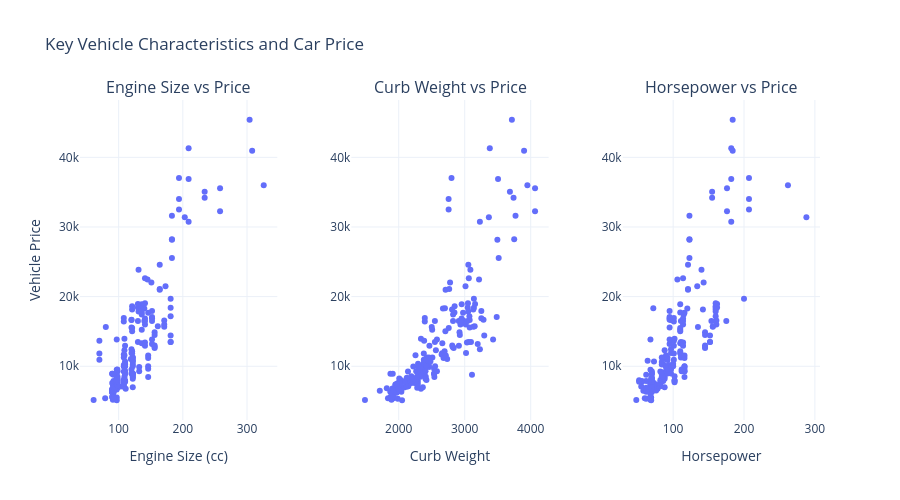

Notebook code for this chart:
### Markdown cell above
## Comparing Key Vehicle Characteristics with Price

The correlation analysis identified engine size, curb weight, and horsepower as numerical features with strong positive correlations with vehicle price.

Three interactive scatter plots are used to examine these relationships side by side. This comparison helps reveal overall patterns, variation between vehicles, potential clusters, and unusual observations.

The visual analysis provides further insight into the relationships identified by the correlation analysis. However, correlation and visual patterns alone do not establish causation or determine predictive performance.

### Code cell
# Import Plotly subplot tools
from plotly.subplots import make_subplots

# Create a figure with three side-by-side scatter plots
fig = make_subplots(
    rows=1,
    cols=3,
    subplot_titles=(
        "Engine Size vs Price",
        "Curb Weight vs Price",
        "Horsepower vs Price"
    ),
    horizontal_spacing=0.10
)

# Plot 1: Engine size vs price
fig.add_trace(
    px.scatter(
        df,
        x="enginesize",
        y="price",
        hover_data=["car_model"]
    ).data[0],
    row=1,
    col=1
)

# Plot 2: Curb weight vs price
fig.add_trace(
    px.scatter(
        df,
        x="curbweight",
        y="price",
        hover_data=["car_model"]
    ).data[0],
    row=1,
    col=2
)

# Plot 3: Horsepower vs price
fig.add_trace(
    px.scatter(
        df,
        x="horsepower",
        y="price",
        hover_data=["car_model"]
    ).data[0],
    row=1,
    col=3
)

# Add titles and improve the layout
fig.update_layout(
    title_text="Key Vehicle Characteristics and Car Price",
    template="plotly_white",
    height=500,
    showlegend=False
)

fig.update_yaxes(title_text="Vehicle Price", row=1, col=1)
fig.update_xaxes(title_text="Engine Size (cc)", row=1, col=1)
fig.update_xaxes(title_text="Curb Weight", row=1, col=2)
fig.update_xaxes(title_text="Horsepower", row=1, col=3)

fig.show()

### Figure 1 — Plotly figure (JSON) as saved in the notebook; plotly's stock layout.template omitted (floating-point values rounded to 4 significant figures; data arrays with more than 128 entries replaced by an {"elided": "..."} marker saying what was removed)
{"data": [{"customdata": {"elided": "205x1 str values"}, "hovertemplate": "enginesize=%{x}<br>price=%{y}<br>car_model=%{customdata[0]}<extra></extra>", "legendgroup": "", "marker": {"color": "#636efa", "symbol": "circle"}, "mode": "markers", "name": "", "orientation": "v", "showlegend": false, "type": "scatter", "x": {"elided": "205 int values"}, "xaxis": "x", "y": {"elided": "205 float values"}, "yaxis": "y"}, {"customdata": {"elided": "205x1 str values"}, "hovertemplate": "curbweight=%{x}<br>price=%{y}<br>car_model=%{customdata[0]}<extra></extra>", "legendgroup": "", "marker": {"color": "#636efa", "symbol": "circle"}, "mode": "markers", "name": "", "orientation": "v", "showlegend": false, "type": "scatter", "x": {"elided": "205 int values"}, "xaxis": "x2", "y": {"elided": "205 float values"}, "yaxis": "y2"}, {"customdata": {"elided": "205x1 str values"}, "hovertemplate": "horsepower=%{x}<br>price=%{y}<br>car_model=%{customdata[0]}<extra></extra>", "legendgroup": "", "marker": {"color": "#636efa", "symbol": "circle"}, "mode": "markers", "name": "", "orientation": "v", "showlegend": false, "type": "scatter", "x": {"elided": "205 int values"}, "xaxis": "x3", "y": {"elided": "205 float values"}, "yaxis": "y3"}], "layout": {"annotations": [{"font": {"size": 16}, "showarrow": false, "text": "Engine Size vs Price", "x": 0.1333, "xanchor": "center", "xref": "paper", "y": 1, "yanchor": "bottom", "yref": "paper"}, {"font": {"size": 16}, "showarrow": false, "text": "Curb Weight vs Price", "x": 0.5, "xanchor": "center", "xref": "paper", "y": 1, "yanchor": "bottom", "yref": "paper"}, {"font": {"size": 16}, "showarrow": false, "text": "Horsepower vs Price", "x": 0.8667, "xanchor": "center", "xref": "paper", "y": 1, "yanchor": "bottom", "yref": "paper"}], "height": 500, "showlegend": false, "title": {"text": "Key Vehicle Characteristics and Car Price"}, "xaxis": {"anchor": "y", "domain": [0, 0.2667], "title": {"text": "Engine Size (cc)"}}, "xaxis2": {"anchor": "y2", "domain": [0.3667, 0.6333], "title": {"text": "Curb Weight"}}, "xaxis3": {"anchor": "y3", "domain": [0.7333, 1], "title": {"text": "Horsepower"}}, "yaxis": {"anchor": "x", "domain": [0, 1], "title": {"text": "Vehicle Price"}}, "yaxis2": {"anchor": "x2", "domain": [0, 1]}, "yaxis3": {"anchor": "x3", "domain": [0, 1]}}}
